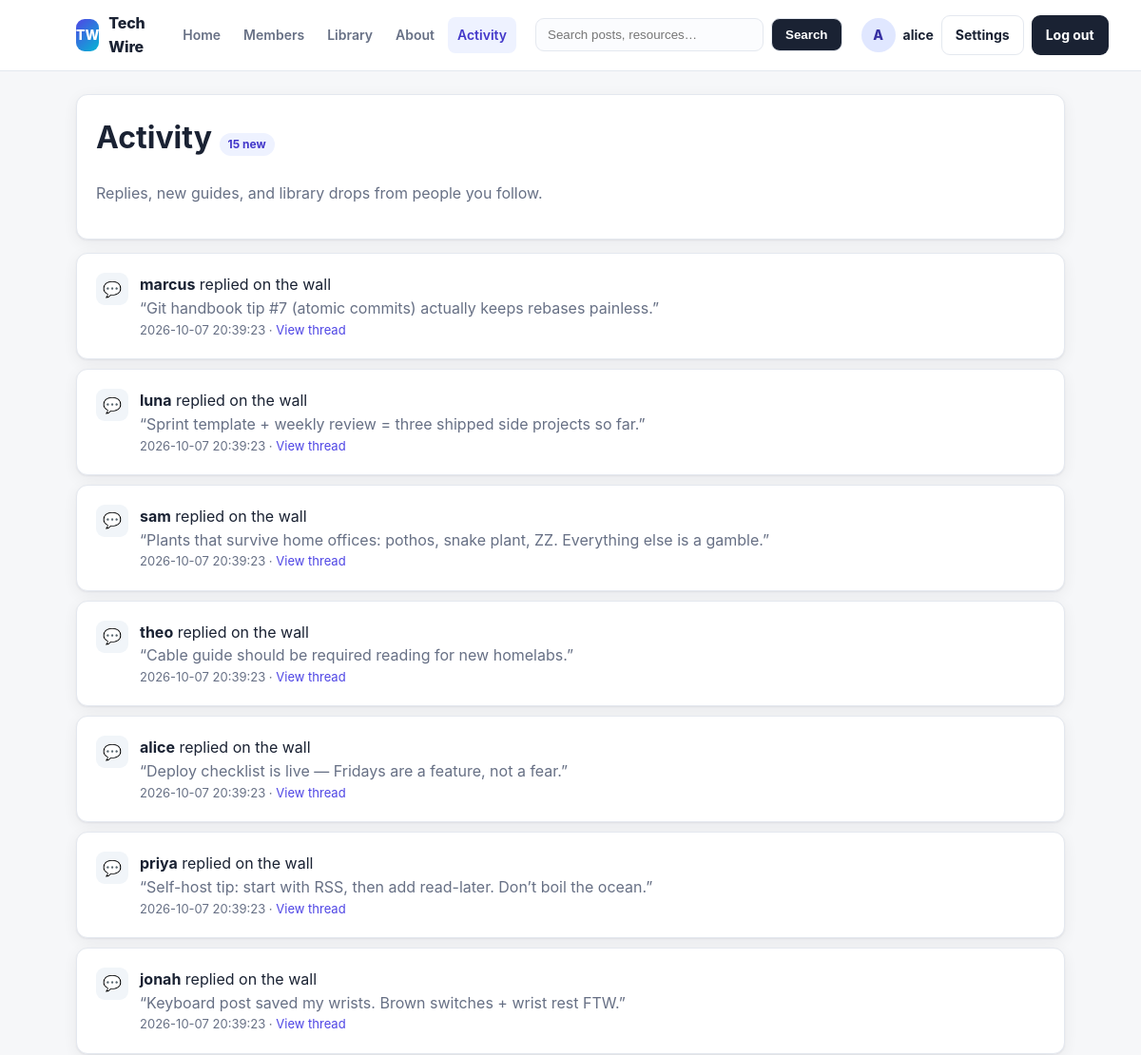
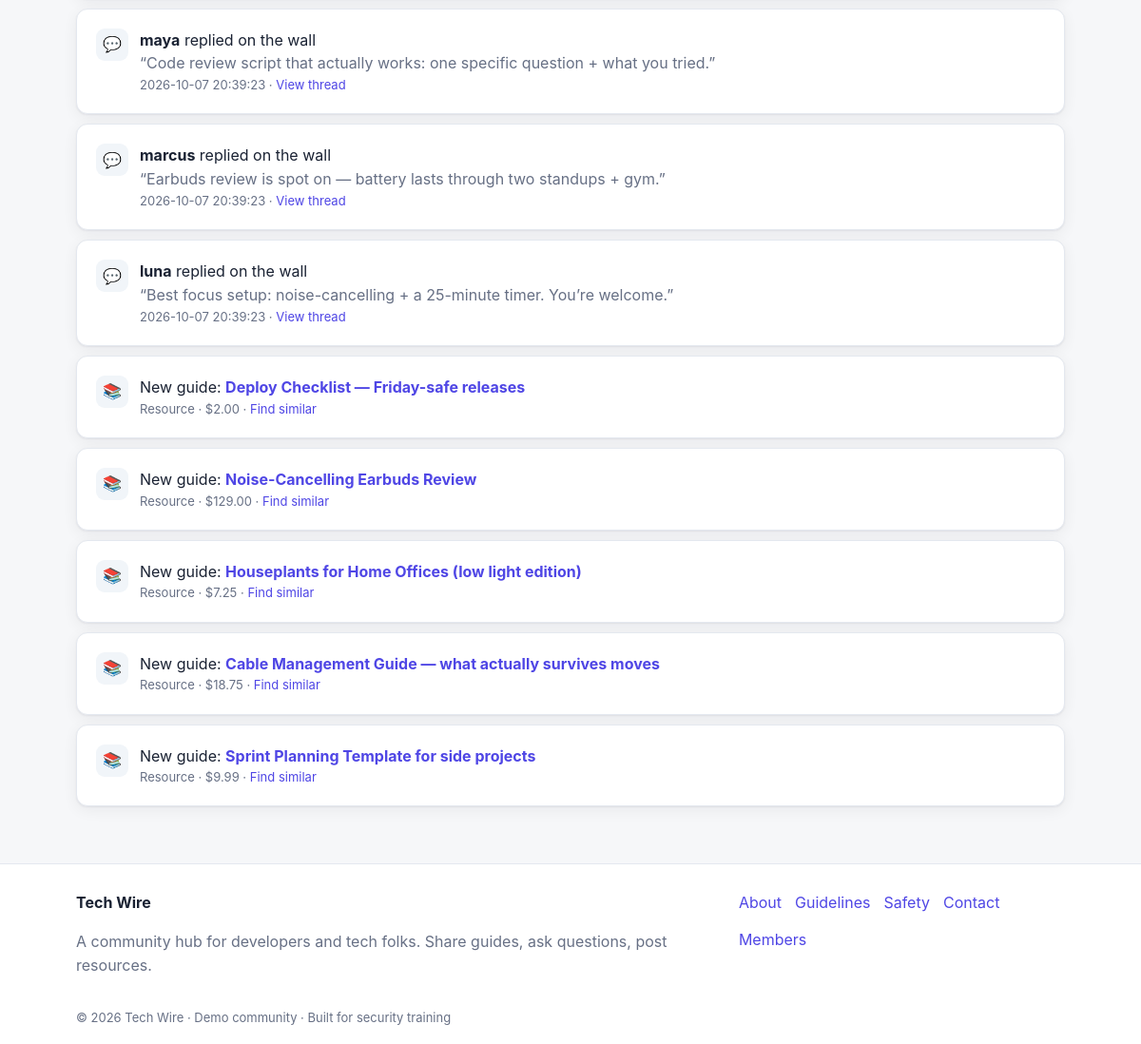
Screenshot of /notifications.php (signed in) with the database file from the repository (2 pictures, top to bottom).
### tables this page shows
CREATE TABLE IF NOT EXISTS comments (
  id INT AUTO_INCREMENT PRIMARY KEY,
  user VARCHAR(64) NOT NULL,
  comment TEXT NULL,
  created_at TIMESTAMP DEFAULT CURRENT_TIMESTAMP
);

CREATE TABLE IF NOT EXISTS products (
  id INT AUTO_INCREMENT PRIMARY KEY,
  name VARCHAR(128) NOT NULL,
  price DECIMAL(10,2) NOT NULL
);

### notifications.php (the view, shortened to what this page needs)
<?php
require_once 'includes/layout.php';
$comments = array();
$cres = mysql_query("SELECT * FROM comments ORDER BY id DESC LIMIT 10");
if ($cres) { while ($r = mysql_fetch_assoc($cres)) { $comments[] = $r; } }
$posts = array();
$pres = mysql_query("SELECT * FROM products ORDER BY id DESC LIMIT 5");
if ($pres) { while ($r = mysql_fetch_assoc($pres)) { $posts[] = $r; } }
?>
<div class="card">
  <h1 style="margin-top:0">Activity <span class="pill"><?php echo count($comments) + count($posts); ?> new</span></h1>
  <p class="muted">Replies, new guides, and library drops from people you follow.</p>
</div>
<div class="timeline" style="margin-top:14px">
  <?php foreach ($comments as $c): ?>
  <div class="card timeline-item">
    <span class="timeline-icon">💬</span>
    <div>
      <div><strong><?php echo htmlspecialchars($c['user'], ENT_QUOTES); ?></strong> replied on the wall</div>
      <div class="muted">“<?php echo htmlspecialchars(mb_strimwidth((string) $c['comment'], 0, 120, '…'), ENT_QUOTES); ?>”</div>
      <div class="muted small"><?php echo isset($c['created_at']) ? htmlspecialchars($c['created_at'], ENT_QUOTES) : 'just now'; ?> · <a href="profile.php">View thread</a></div>
    </div>
  </div>
  <?php endforeach; ?>
  <?php foreach ($posts as $p): ?>
  <div class="card timeline-item">
    <span class="timeline-icon">📚</span>
    <div>
      <div>New guide: <strong><a href="post.php?id=<?php echo (int) $p['id']; ?>"><?php echo $p['name']; ?></a></strong></div>
      <div class="muted small">Resource · $<?php echo $p['price']; ?> · <a href="search.php?q=<?php echo urlencode((string) $p['name']); ?>">Find similar</a></div>
    </div>
  </div>
  <?php endforeach; ?>
</div>

### assets/css/style.css (style rules this page uses)
:root { --bg: #f6f7f9; --surface: #ffffff; --ink: #1a2233; --muted: #677085; --line: #e4e8ef; --brand: #4f46e5; --brand-dark: #4338ca; --accent: #06b6d4; --danger: #dc2626; --success: #059669; --radius: 12px; --shadow: 0 1px 2px rgba(16,24,40,.06), 0 4px 16px rgba(16,24,40,.06); }
* { box-sizing: border-box; }
body { margin: 0; background: var(--bg); color: var(--ink); font-family: -apple-system, BlinkMacSystemFont, "Segoe UI", Roboto, Inter, Helvetica, Arial, sans-serif; line-height: 1.55; }
a { color: var(--brand); text-decoration: none; }
.card { background: var(--surface); border: 1px solid var(--line); border-radius: var(--radius); box-shadow: var(--shadow); padding: 20px; }
.muted { color: var(--muted); }
.small { font-size: 13px; }
.pill { display: inline-block; font-size: 12px; font-weight: 700; padding: 3px 9px; border-radius: 999px; background: #eef2ff; color: var(--brand-dark); }
.timeline { display: grid; gap: 10px; }
.timeline-item { display: flex; gap: 12px; }
.timeline-icon { width: 34px; height: 34px; border-radius: 9px; background: #f1f5f9; display: flex; align-items: center; justify-content: center; flex: none; }

### rows the page displays
comments: user "marcus", comment "Git handbook tip #7 (atomic commits) actually keeps rebases painless.", created_at "2026-10-07 20:39:23"
comments: user "luna", comment "Sprint template + weekly review = three shipped side projects so far.", created_at "2026-10-07 20:39:23"
comments: user "sam", comment "Plants that survive home offices: pothos, snake plant, ZZ. Everything else is a gamble.", created_at "2026-10-07 20:39:23"
comments: user "theo", comment "Cable guide should be required reading for new homelabs.", created_at "2026-10-07 20:39:23"
comments: user "alice", comment "Deploy checklist is live — Fridays are a feature, not a fear.", created_at "2026-10-07 20:39:23"
comments: user "priya", comment "Self-host tip: start with RSS, then add read-later. Don’t boil the ocean.", created_at "2026-10-07 20:39:23"
comments: user "jonah", comment "Keyboard post saved my wrists. Brown switches + wrist rest FTW.", created_at "2026-10-07 20:39:23"
comments: user "maya", comment "Code review script that actually works: one specific question + what you tried.", created_at "2026-10-07 20:39:23"
comments: user "marcus", comment "Earbuds review is spot on — battery lasts through two standups + gym.", created_at "2026-10-07 20:39:23"
comments: user "luna", comment "Best focus setup: noise-cancelling + a 25-minute timer. You’re welcome.", created_at "2026-10-07 20:39:23"
products: name "Deploy Checklist — Friday-safe releases", price "2.00"
products: name "Noise-Cancelling Earbuds Review", price "129.00"
products: name "Houseplants for Home Offices (low light edition)", price "7.25"
products: name "Cable Management Guide — what actually survives moves", price "18.75"
products: name "Sprint Planning Template for side projects", price "9.99"

### other values shown
tw_initial($user) "A"
$user "alice"
count($comments) + count($posts) "15"
